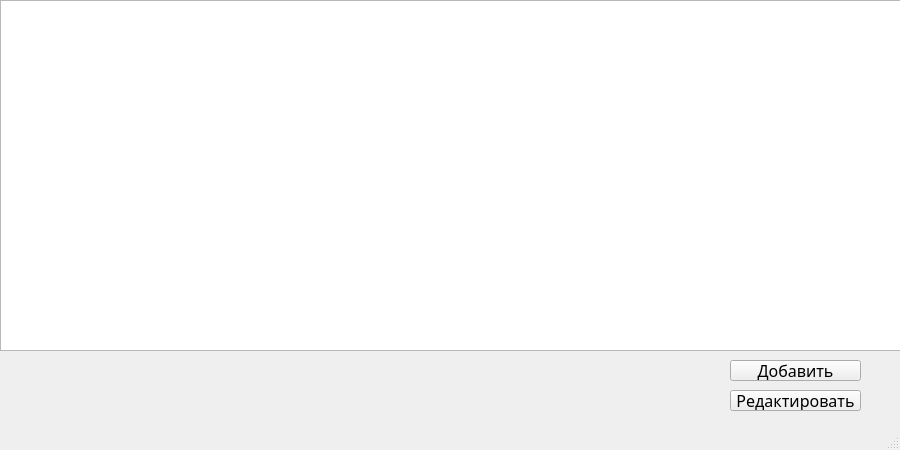
<?xml version="1.0" encoding="UTF-8"?>
<ui version="4.0">
 <class>MainWindow</class>
 <widget class="QMainWindow" name="MainWindow">
  <property name="geometry">
   <rect>
    <x>0</x>
    <y>0</y>
    <width>900</width>
    <height>450</height>
   </rect>
  </property>
  <property name="minimumSize">
   <size>
    <width>900</width>
    <height>450</height>
   </size>
  </property>
  <property name="maximumSize">
   <size>
    <width>900</width>
    <height>450</height>
   </size>
  </property>
  <property name="windowTitle">
   <string>MainWindow</string>
  </property>
  <widget class="QWidget" name="centralwidget">
   <widget class="QTableView" name="coffeeTable">
    <property name="geometry">
     <rect>
      <x>0</x>
      <y>0</y>
      <width>901</width>
      <height>351</height>
     </rect>
    </property>
   </widget>
   <widget class="QPushButton" name="editButton">
    <property name="geometry">
     <rect>
      <x>730</x>
      <y>390</y>
      <width>131</width>
      <height>21</height>
     </rect>
    </property>
    <property name="font">
     <font>
      <family>Bahnschrift</family>
      <pointsize>12</pointsize>
      <weight>50</weight>
      <bold>false</bold>
     </font>
    </property>
    <property name="text">
     <string>Редактировать</string>
    </property>
   </widget>
   <widget class="QPushButton" name="addButton">
    <property name="geometry">
     <rect>
      <x>730</x>
      <y>360</y>
      <width>131</width>
      <height>21</height>
     </rect>
    </property>
    <property name="font">
     <font>
      <family>Bahnschrift</family>
      <pointsize>12</pointsize>
      <weight>50</weight>
      <bold>false</bold>
     </font>
    </property>
    <property name="text">
     <string>Добавить</string>
    </property>
   </widget>
  </widget>
  <widget class="QMenuBar" name="menubar">
   <property name="geometry">
    <rect>
     <x>0</x>
     <y>0</y>
     <width>900</width>
     <height>18</height>
    </rect>
   </property>
  </widget>
  <widget class="QStatusBar" name="statusbar"/>
 </widget>
 <resources/>
 <connections/>
</ui>
